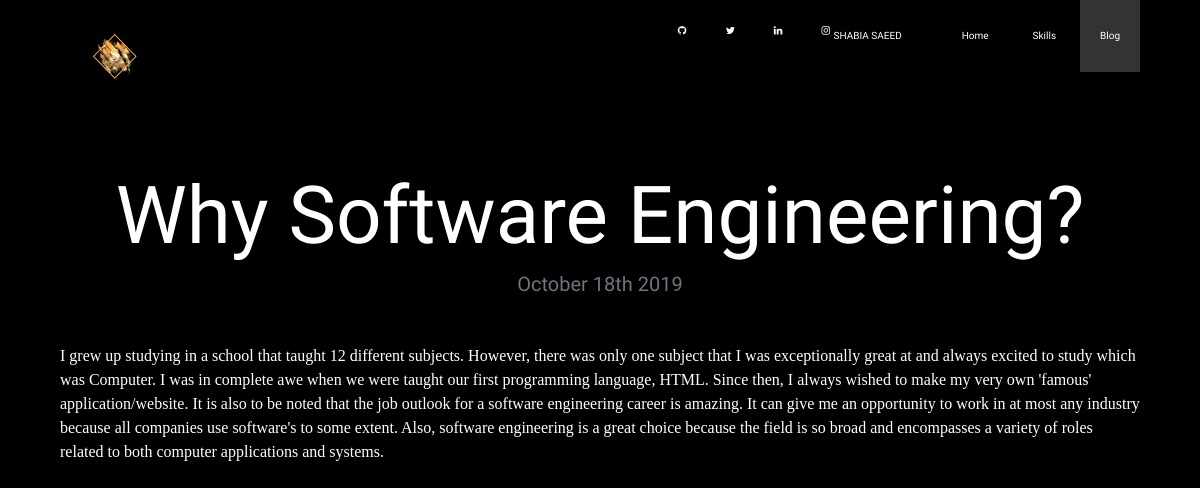
Before: /blog/1/ with the older database file.
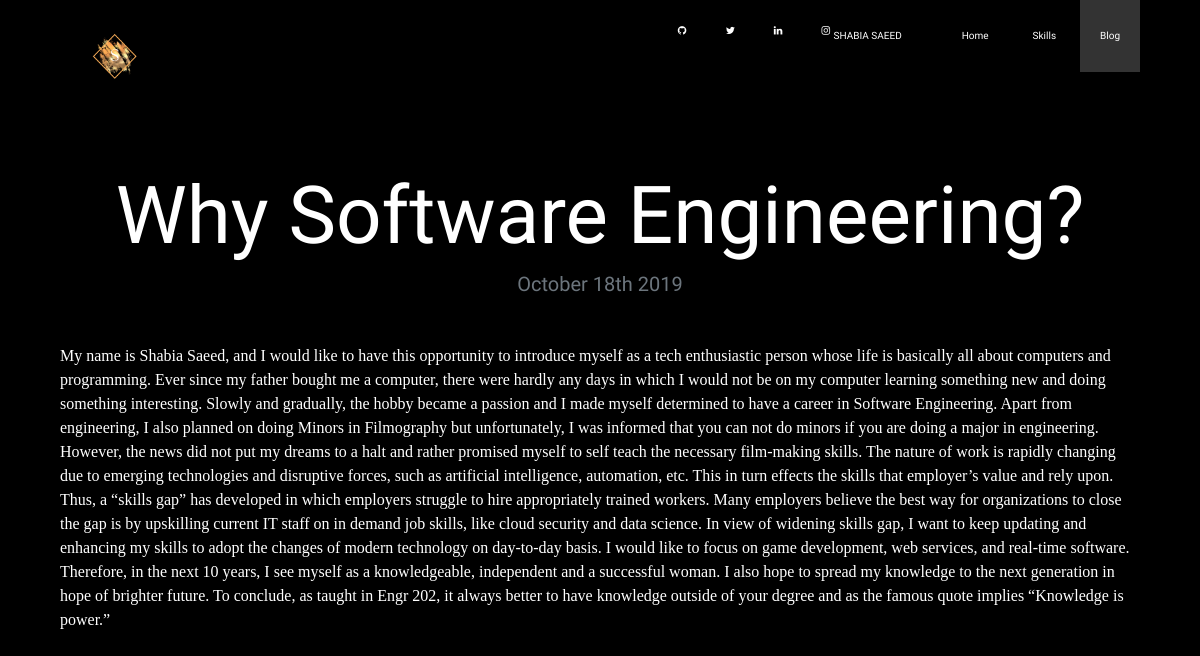
After: the same page with the newer database file.
### blog/models.py (models this page shows)
class Blog(models.Model):
    title= models.CharField(max_length=200)
    description= models.TextField()
    date= models.DateField()

### blog/views.py (the view)
# urls.py: path('<int:blog_id>/', views.detail, name='detail'),
def detail(request, blog_id):
    blog = get_object_or_404(Blog, pk=blog_id)
    return render(request, 'blog/detail.html', {'blog':blog})

### blog/templates/blog/detail.html
{%  extends 'portfolio/base.html' %}
{% block nav_item_blog %}active{% endblock nav_item_blog %}
{% block content %}
<h4 class="text-center mt-5" id="blogdetailtitle">{{ blog.title }}</h4>
<h5 class="text-center text-muted mb-5">{{ blog.date|date:'F jS Y' }}</h5>
<p style="font-family: Serif">{{ blog.description|safe }}</p>
{% endblock %}

Changed rows visible on the page:
changed Blog "Why Software Engineering?": description "I grew up studying in a school that taught 12 different subjects. However, there was only one subject that I was exceptionally great at and always excited to study which was Computer. I was in complete awe when we were taught our first programming language, HTML. Since then, I always wished to make my very own 'famous' application/website. It is also to be noted that the job outlook for a software engineering career is amazing. It can give me an opportunity to work in at most any industry because all companies use software's to some extent. Also, software engineering is a great choice because the field is so broad and encompasses a variety of roles related to both computer applications and…" → "My name is Shabia Saeed, and I would like to have this opportunity to introduce myself as a tech enthusiastic person whose life is basically all about computers and programming. Ever since my father bought me a computer, there were hardly any days in which I would not be on my computer learning something new and doing something interesting. Slowly and gradually, the hobby became a passion and I made myself determined to have a career in Software Engineering. Apart from engineering, I also planned on doing Minors in Filmography but unfortunately, I was informed that you can not do minors if you are doing a major in engineering. However, the news did not put my dreams to a halt and rather…"
